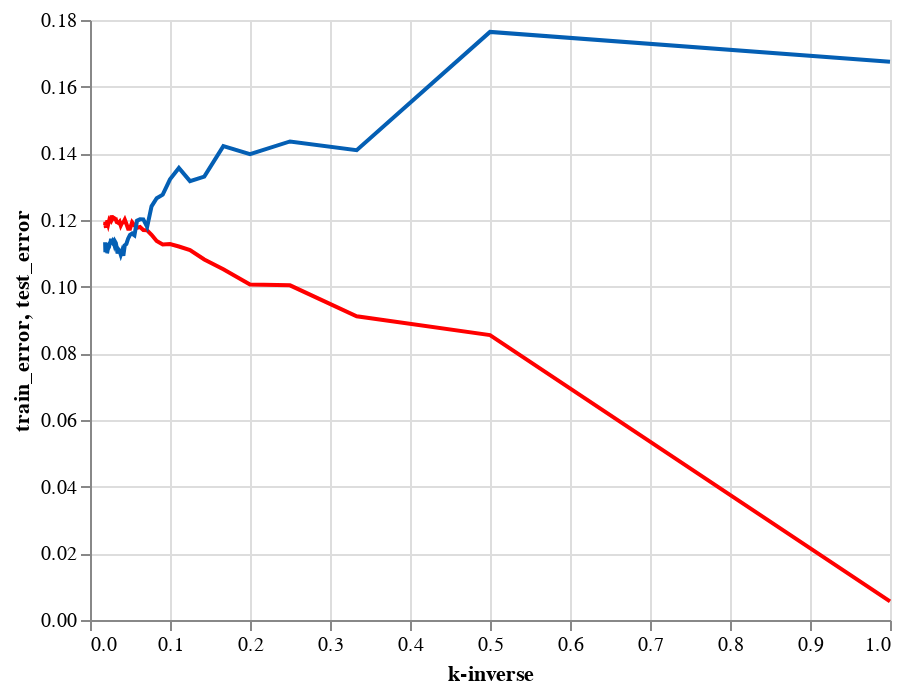

This figure's notebook cell:
### Code cell
ctrain_o+ctest_o

### Figure 1 — Vega-Lite specification as saved in the notebook (floating-point values rounded to 4 significant figures)
{"config": {"view": {"continuousWidth": 400, "continuousHeight": 300}}, "layer": [{"mark": {"type": "line", "color": "#FF0000"}, "encoding": {"x": {"field": "kinv", "type": "quantitative"}, "y": {"field": "train_error", "type": "quantitative"}}}, {"mark": {"type": "line", "color": "#045FB4"}, "encoding": {"x": {"field": "kinv", "title": "k-inverse", "type": "quantitative"}, "y": {"field": "test_error", "type": "quantitative"}}}], "data": {"name": "data-4a16de4377afcce2feba95306c12166d"}, "$schema": "https://vega.github.io/schema/vega-lite/v4.17.0.json", "datasets": {"data-4a16de4377afcce2feba95306c12166d": [{"k": 1, "train_error": 0.005566, "test_error": 0.1675, "kinv": 1.0}, {"k": 2, "train_error": 0.08547, "test_error": 0.1764, "kinv": 0.5}, {"k": 3, "train_error": 0.0911, "test_error": 0.141, "kinv": 0.3333}, {"k": 4, "train_error": 0.1004, "test_error": 0.1436, "kinv": 0.25}, {"k": 5, "train_error": 0.1007, "test_error": 0.1398, "kinv": 0.2}, {"k": 6, "train_error": 0.1052, "test_error": 0.1421, "kinv": 0.1667}, {"k": 7, "train_error": 0.1082, "test_error": 0.133, "kinv": 0.1429}, {"k": 8, "train_error": 0.111, "test_error": 0.1317, "kinv": 0.125}, {"k": 9, "train_error": 0.1121, "test_error": 0.1356, "kinv": 0.1111}, {"k": 10, "train_error": 0.1128, "test_error": 0.1322, "kinv": 0.1}, {"k": 11, "train_error": 0.1126, "test_error": 0.1276, "kinv": 0.09091}, {"k": 12, "train_error": 0.1137, "test_error": 0.1265, "kinv": 0.08333}, {"k": 13, "train_error": 0.1156, "test_error": 0.1241, "kinv": 0.07692}, {"k": 14, "train_error": 0.1169, "test_error": 0.118, "kinv": 0.07143}, {"k": 15, "train_error": 0.117, "test_error": 0.1202, "kinv": 0.06667}, {"k": 16, "train_error": 0.1179, "test_error": 0.1202, "kinv": 0.0625}, {"k": 17, "train_error": 0.1177, "test_error": 0.1198, "kinv": 0.05882}, {"k": 18, "train_error": 0.1184, "test_error": 0.1154, "kinv": 0.05556}, {"k": 19, "train_error": 0.1193, "test_error": 0.1159, "kinv": 0.05263}, {"k": 20, "train_error": 0.1174, "test_error": 0.1155, "kinv": 0.05}, {"k": 21, "train_error": 0.1174, "test_error": 0.1144, "kinv": 0.04762}, {"k": 22, "train_error": 0.1189, "test_error": 0.1128, "kinv": 0.04545}, {"k": 23, "train_error": 0.1201, "test_error": 0.1124, "kinv": 0.04348}, {"k": 24, "train_error": 0.1193, "test_error": 0.1093, "kinv": 0.04167}, {"k": 25, "train_error": 0.1191, "test_error": 0.1107, "kinv": 0.04}, {"k": 26, "train_error": 0.1184, "test_error": 0.1096, "kinv": 0.03846}, {"k": 27, "train_error": 0.1195, "test_error": 0.1106, "kinv": 0.03704}, {"k": 28, "train_error": 0.1191, "test_error": 0.1111, "kinv": 0.03571}, {"k": 29, "train_error": 0.1193, "test_error": 0.11, "kinv": 0.03448}, {"k": 30, "train_error": 0.1194, "test_error": 0.1118, "kinv": 0.03333}, {"k": 31, "train_error": 0.1203, "test_error": 0.1131, "kinv": 0.03226}, {"k": 32, "train_error": 0.1203, "test_error": 0.1135, "kinv": 0.03125}, {"k": 33, "train_error": 0.1206, "test_error": 0.1127, "kinv": 0.0303}, {"k": 34, "train_error": 0.1207, "test_error": 0.1134, "kinv": 0.02941}, {"k": 35, "train_error": 0.1207, "test_error": 0.1138, "kinv": 0.02857}, {"k": 36, "train_error": 0.1203, "test_error": 0.1134, "kinv": 0.02778}, {"k": 37, "train_error": 0.1214, "test_error": 0.1137, "kinv": 0.02703}, {"k": 38, "train_error": 0.1201, "test_error": 0.1143, "kinv": 0.02632}, {"k": 39, "train_error": 0.1195, "test_error": 0.1133, "kinv": 0.02564}, {"k": 40, "train_error": 0.1195, "test_error": 0.1132, "kinv": 0.025}, {"k": 41, "train_error": 0.1194, "test_error": 0.1128, "kinv": 0.02439}, {"k": 42, "train_error": 0.1197, "test_error": 0.1119, "kinv": 0.02381}, {"k": 43, "train_error": 0.1192, "test_error": 0.1116, "kinv": 0.02326}, {"k": 44, "train_error": 0.1187, "test_error": 0.1118, "kinv": 0.02273}, {"k": 45, "train_error": 0.1191, "test_error": 0.1112, "kinv": 0.02222}, {"k": 46, "train_error": 0.1199, "test_error": 0.1106, "kinv": 0.02174}, {"k": 47, "train_error": 0.1194, "test_error": 0.1106, "kinv": 0.02128}, {"k": 48, "train_error": 0.1191, "test_error": 0.1112, "kinv": 0.02083}, {"k": 49, "train_error": 0.1189, "test_error": 0.1122, "kinv": 0.02041}, {"k": 50, "train_error": 0.1177, "test_error": 0.112, "kinv": 0.02}, {"k": 51, "train_error": 0.1181, "test_error": 0.1114, "kinv": 0.01961}, {"k": 52, "train_error": 0.1194, "test_error": 0.1103, "kinv": 0.01923}, {"k": 53, "train_error": 0.1185, "test_error": 0.1133, "kinv": 0.01887}]}}
